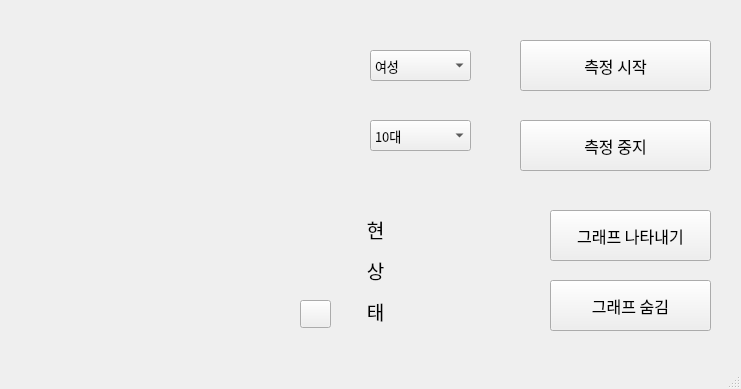
<?xml version="1.0" encoding="UTF-8"?>
<ui version="4.0">
 <class>MainWindow</class>
 <widget class="QMainWindow" name="MainWindow">
  <property name="geometry">
   <rect>
    <x>0</x>
    <y>0</y>
    <width>741</width>
    <height>389</height>
   </rect>
  </property>
  <property name="windowTitle">
   <string>MainWindow</string>
  </property>
  <widget class="QWidget" name="centralwidget">
   <widget class="QLabel" name="label">
    <property name="geometry">
     <rect>
      <x>30</x>
      <y>30</y>
      <width>301</width>
      <height>301</height>
     </rect>
    </property>
    <property name="text">
     <string/>
    </property>
    <property name="pixmap">
     <pixmap resource="source.qrc">:/newPrefix/profile.png</pixmap>
    </property>
   </widget>
   <widget class="QComboBox" name="gender">
    <property name="geometry">
     <rect>
      <x>370</x>
      <y>50</y>
      <width>101</width>
      <height>31</height>
     </rect>
    </property>
    <property name="font">
     <font>
      <family>한컴 백제 M</family>
      <pointsize>10</pointsize>
     </font>
    </property>
    <item>
     <property name="text">
      <string>여성</string>
     </property>
    </item>
    <item>
     <property name="text">
      <string>남성</string>
     </property>
    </item>
   </widget>
   <widget class="QComboBox" name="age">
    <property name="geometry">
     <rect>
      <x>370</x>
      <y>120</y>
      <width>101</width>
      <height>31</height>
     </rect>
    </property>
    <property name="font">
     <font>
      <family>한컴 백제 M</family>
      <pointsize>10</pointsize>
     </font>
    </property>
    <item>
     <property name="text">
      <string>10대</string>
     </property>
    </item>
    <item>
     <property name="text">
      <string>20대</string>
     </property>
    </item>
    <item>
     <property name="text">
      <string>30대</string>
     </property>
    </item>
    <item>
     <property name="text">
      <string>40대</string>
     </property>
    </item>
    <item>
     <property name="text">
      <string>50대</string>
     </property>
    </item>
    <item>
     <property name="text">
      <string>60대</string>
     </property>
    </item>
    <item>
     <property name="text">
      <string>70대</string>
     </property>
    </item>
    <item>
     <property name="text">
      <string>80대</string>
     </property>
    </item>
    <item>
     <property name="text">
      <string>90대</string>
     </property>
    </item>
   </widget>
   <widget class="QPushButton" name="start_btn">
    <property name="geometry">
     <rect>
      <x>520</x>
      <y>40</y>
      <width>191</width>
      <height>51</height>
     </rect>
    </property>
    <property name="font">
     <font>
      <family>한컴 백제 B</family>
      <pointsize>12</pointsize>
      <weight>50</weight>
      <bold>false</bold>
     </font>
    </property>
    <property name="text">
     <string>측정 시작</string>
    </property>
   </widget>
   <widget class="QPushButton" name="stop_btn">
    <property name="geometry">
     <rect>
      <x>520</x>
      <y>120</y>
      <width>191</width>
      <height>51</height>
     </rect>
    </property>
    <property name="font">
     <font>
      <family>한컴 백제 B</family>
      <pointsize>12</pointsize>
     </font>
    </property>
    <property name="text">
     <string>측정 중지</string>
    </property>
   </widget>
   <widget class="QLabel" name="label_2">
    <property name="geometry">
     <rect>
      <x>350</x>
      <y>200</y>
      <width>51</width>
      <height>141</height>
     </rect>
    </property>
    <property name="font">
     <font>
      <family>한컴 백제 B</family>
      <pointsize>20</pointsize>
     </font>
    </property>
    <property name="text">
     <string>&lt;html&gt;&lt;head/&gt;&lt;body&gt;&lt;p align=&quot;center&quot;&gt;&lt;span style=&quot; font-size:14pt;&quot;&gt;현&lt;/span&gt;&lt;/p&gt;&lt;p align=&quot;center&quot;&gt;&lt;span style=&quot; font-size:14pt;&quot;&gt;상&lt;/span&gt;&lt;/p&gt;&lt;p align=&quot;center&quot;&gt;&lt;span style=&quot; font-size:14pt;&quot;&gt;태&lt;/span&gt;&lt;/p&gt;&lt;/body&gt;&lt;/html&gt;</string>
    </property>
   </widget>
   <widget class="QLabel" name="label_3">
    <property name="geometry">
     <rect>
      <x>410</x>
      <y>220</y>
      <width>91</width>
      <height>101</height>
     </rect>
    </property>
    <property name="text">
     <string/>
    </property>
    <property name="pixmap">
     <pixmap resource="source.qrc">:/newPrefix/main.png</pixmap>
    </property>
   </widget>
   <widget class="QPushButton" name="pushButton">
    <property name="geometry">
     <rect>
      <x>300</x>
      <y>300</y>
      <width>31</width>
      <height>28</height>
     </rect>
    </property>
    <property name="text">
     <string/>
    </property>
    <property name="icon">
     <iconset>
      <normaloff>../../.designer/backup/change.png</normaloff>../../.designer/backup/change.png</iconset>
    </property>
   </widget>
   <widget class="QPushButton" name="start_btn_2">
    <property name="geometry">
     <rect>
      <x>550</x>
      <y>210</y>
      <width>161</width>
      <height>51</height>
     </rect>
    </property>
    <property name="font">
     <font>
      <family>한컴 백제 B</family>
      <pointsize>12</pointsize>
      <weight>50</weight>
      <bold>false</bold>
     </font>
    </property>
    <property name="text">
     <string>그래프 나타내기</string>
    </property>
   </widget>
   <widget class="QPushButton" name="stop_btn_2">
    <property name="geometry">
     <rect>
      <x>550</x>
      <y>280</y>
      <width>161</width>
      <height>51</height>
     </rect>
    </property>
    <property name="font">
     <font>
      <family>한컴 백제 B</family>
      <pointsize>12</pointsize>
     </font>
    </property>
    <property name="text">
     <string>그래프 숨김</string>
    </property>
   </widget>
  </widget>
  <widget class="QStatusBar" name="statusbar"/>
  <action name="action">
   <property name="text">
    <string>그래프</string>
   </property>
  </action>
 </widget>
 <resources>
  <include location="source.qrc"/>
  <include location="../../.designer/backup/source.qrc"/>
 </resources>
 <connections/>
 <slots>
  <slot>start()</slot>
  <slot>stop()</slot>
  <slot>gender()</slot>
  <slot>text()</slot>
 </slots>
</ui>
